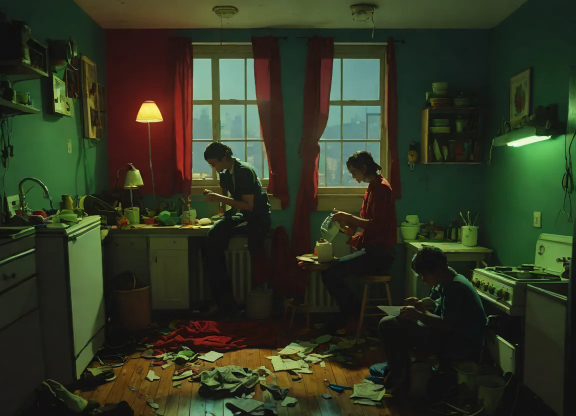
#> input picture scripts/song-art/.restore-tmp/acceptance.webp, 1152 x 832 px (shown at 1/2 size)
$ python -i extract-subject.py   (imports and definitions only)
#> lines starting #> are read from the running program, lines starting #| are printed output that depends on the picture
#!/usr/bin/env python3
"""EXTRACT SUBJECT — matte a person out of a photo with u2net, no regeneration.

Written for DON'T TAP THE GLASS. The owner rejected a Kontext-generated set of
Tyler because the likeness had drifted: img2img rebuilds the face. The fix is to
never regenerate him at all — cut him out of his OWN photographs and composite
him into a new world, so the pixels of his face are literally his.

Needs onnxruntime (present in ~/whisper-venv) and ~/.u2net/u2net.onnx.

    ~/whisper-venv/bin/python scripts/song-art/extract-subject.py 02 10 12

KNOWN LIMIT: u2net treats large graphic TYPE as foreground. On album art with a
big wordmark (e.g. "THE NIGHT SHIFT") the lettering comes out attached to the
subject. Check every matte before use; prefer sources with no baked-in type.
"""
import sys, numpy as np, onnxruntime as ort
from PIL import Image, ImageFilter
# [1 line that did not run here, left out]
# [1 line that did not run here, left out]
MEAN=np.array([0.485,0.456,0.406],dtype=np.float32); STD=np.array([0.229,0.224,0.225],dtype=np.float32)
def cutout(path, out):
#> called with path = '.restore-tmp/acceptance.webp', out = 'out.png'
    im = Image.open(path).convert("RGB"); W,H = im.size
#> in cutout, im is the input picture: PIL image 1152x832 RGB; mean R, G, B 48.2, 54.8, 34.5
#> after `W, H = im.size`: W = 1152; H = 832
    x = np.asarray(im.resize((320,320), Image.BILINEAR), dtype=np.float32)/255.0
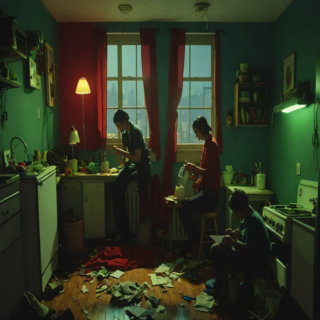
#> x: shape (320, 320, 3) float32; mean R, G, B 0.189, 0.215, 0.135
    x = ((x-MEAN)/STD).transpose(2,0,1)[None]
#> (the run stopped early here; a loop or call above may not have finished)

$ run again, on scripts/song-art/.restore-tmp/anger.webp
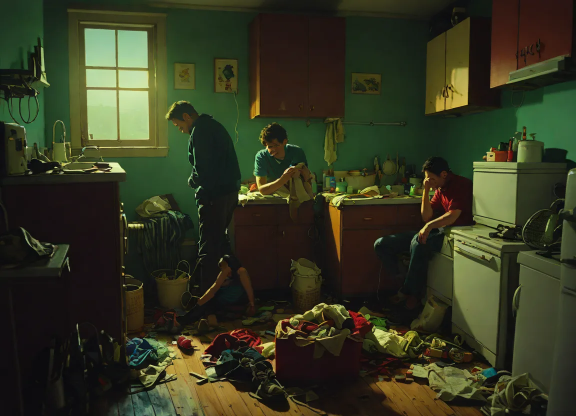
#> input picture scripts/song-art/.restore-tmp/anger.webp, 1152 x 832 px (shown at 1/2 size)
#> in cutout, im is the input picture: PIL image 1152x832 RGB; mean R, G, B 51.6, 54.5, 32.6
#> in cutout, `x = np.asarray(im.resize((320,320), Image.BILINEAR), dtype=np.float32)..`:
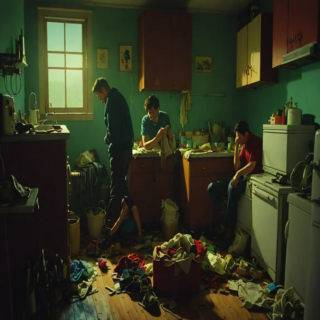
#> x: shape (320, 320, 3) float32; mean R, G, B 0.202, 0.214, 0.128

$ run again, on scripts/song-art/.restore-tmp/bills-2.webp
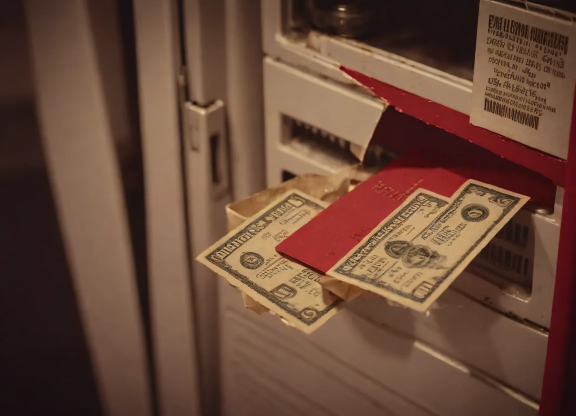
#> input picture scripts/song-art/.restore-tmp/bills-2.webp, 1152 x 832 px (shown at 1/2 size)
#> in cutout, im is the input picture: PIL image 1152x832 RGB; mean R, G, B 104.9, 72.3, 55.9
#> in cutout, `x = np.asarray(im.resize((320,320), Image.BILINEAR), dtype=np.float32)..`:
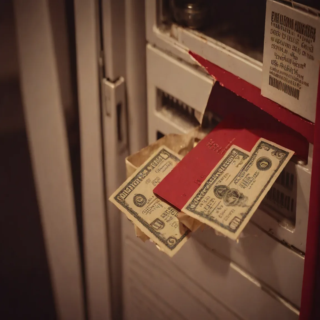
#> x: shape (320, 320, 3) float32; mean R, G, B 0.411, 0.284, 0.219

$ run again, on scripts/song-art/.restore-tmp/bills.webp
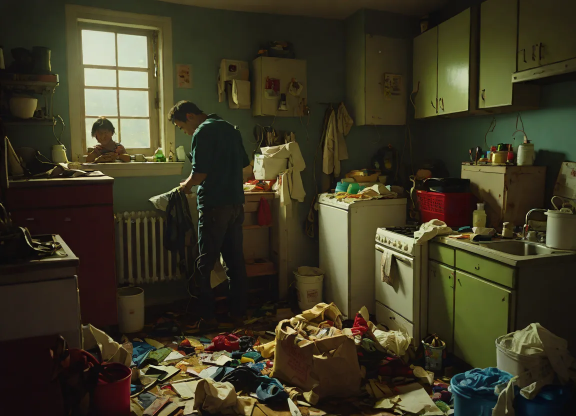
#> input picture scripts/song-art/.restore-tmp/bills.webp, 1152 x 832 px (shown at 1/2 size)
#> in cutout, im is the input picture: PIL image 1152x832 RGB; mean R, G, B 60.5, 55.9, 35.6
#> in cutout, `x = np.asarray(im.resize((320,320), Image.BILINEAR), dtype=np.float32)..`:
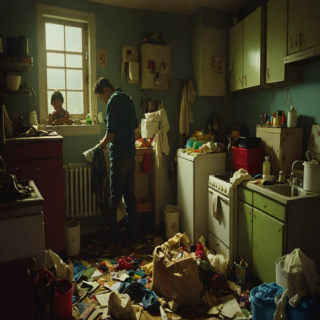
#> x: shape (320, 320, 3) float32; mean R, G, B 0.237, 0.219, 0.14
